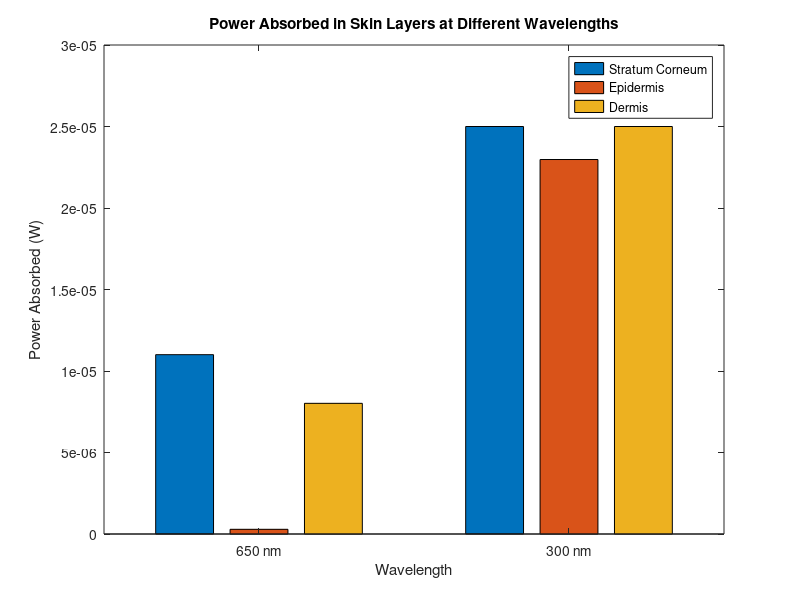
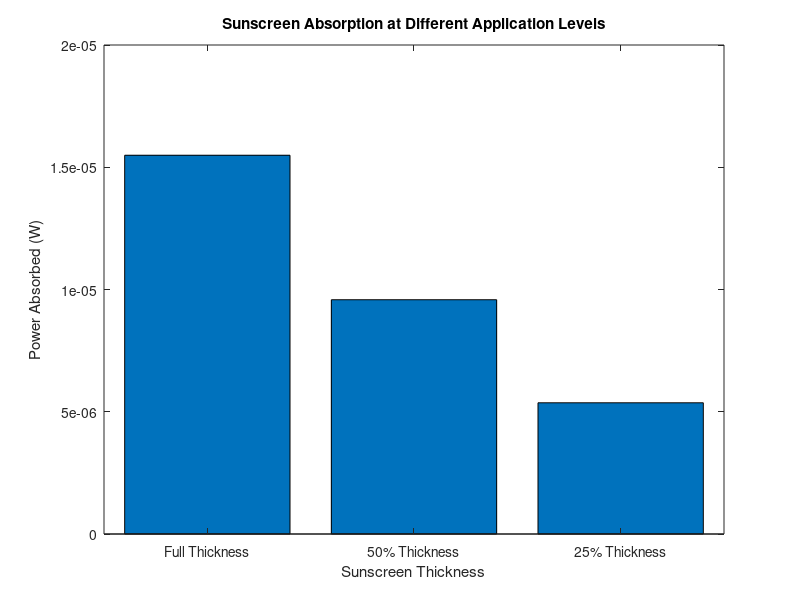

The MATLAB script that drew these images, in order:
%% Constants
% Input parameters
lambda_1 = 650e-9; % Wavelength for Task 1 (meters)
lambda_2 = 300e-9; % Wavelength for Task 2 (meters)
I0 = 1; % Irradiance (W/m^2)
surface_area = (5e-3)^2; % Skin surface area (m^2)

% Skin layer thicknesses (meters)
d_stratum = 10e-6;
d_epidermis = 60e-6;
d_dermis = 2e-3;

% Refractive indices at 650 nm
n_stratum_650 = 1.5 + 1i*0.003;
n_epidermis_650 = 1.4 + 1i*0.00001;
n_dermis_650 = 1.4 + 1i*0.00001;

% Refractive indices at 300 nm
n_stratum_300 = 1.5 + 1i*0.03;
n_epidermis_300 = 1.4 + 1i*0.001;
n_dermis_300 = 1.4 + 1i*0.006;

%% Helper Function: Calculate Absorption
function P_abs = calculate_absorption(n, d, lambda, I0, area)
    alpha = 4 * pi * imag(n) / lambda; % Absorption coefficient
    transmission = exp(-alpha * d); % Transmission through layer
    P_abs = I0 * (1 - transmission) * area; % Power absorbed
end

%% Task 1: Power Absorbed at 650 nm
P_abs_stratum_650 = calculate_absorption(n_stratum_650, d_stratum, lambda_1, I0, surface_area);
P_abs_epidermis_650 = calculate_absorption(n_epidermis_650, d_epidermis, lambda_1, I0, surface_area);
P_abs_dermis_650 = calculate_absorption(n_dermis_650, d_dermis, lambda_1, I0, surface_area);

% Display results
disp('Power Absorbed at 650 nm:');
disp(['Stratum Corneum: ', num2str(P_abs_stratum_650), ' W']);
disp(['Epidermis: ', num2str(P_abs_epidermis_650), ' W']);
disp(['Dermis: ', num2str(P_abs_dermis_650), ' W']);

%% Task 2: Power Absorbed at 300 nm
P_abs_stratum_300 = calculate_absorption(n_stratum_300, d_stratum, lambda_2, I0, surface_area);
P_abs_epidermis_300 = calculate_absorption(n_epidermis_300, d_epidermis, lambda_2, I0, surface_area);
P_abs_dermis_300 = calculate_absorption(n_dermis_300, d_dermis, lambda_2, I0, surface_area);

% Display results
disp('Power Absorbed at 300 nm:');
disp(['Stratum Corneum: ', num2str(P_abs_stratum_300), ' W']);
disp(['Epidermis: ', num2str(P_abs_epidermis_300), ' W']);
disp(['Dermis: ', num2str(P_abs_dermis_300), ' W']);

%% Task 3: Sunscreen Calculations
SPF_target = 30; % Target SPF
thickness_OC = 2e-6; % Nominal sunscreen thickness (meters)
molecular_weight_OC = 361.2; % g/mol
density_OC = 1000; % kg/m^3 (assumed to be water)

% Calculate sunscreen properties
absorption_sunscreen = 1 - 1 / SPF_target;
imaginary_index_OC = absorption_sunscreen * lambda_2 / (4 * pi * thickness_OC);
molar_concentration_OC = imaginary_index_OC * density_OC / molecular_weight_OC;

% Display sunscreen parameters
disp('Sunscreen Parameters:');
disp(['Imaginary Part of Refractive Index: ', num2str(imaginary_index_OC)]);
disp(['Molar Concentration of OC: ', num2str(molar_concentration_OC), ' mol/m^3']);

% Fixed Sunscreen Absorption with Complex Refractive Index
n_sunscreen = 1.5 + 1i * imaginary_index_OC; % Full complex index
P_abs_sunscreen_full = calculate_absorption(n_sunscreen, thickness_OC, lambda_2, I0, surface_area);
P_abs_sunscreen_50 = calculate_absorption(n_sunscreen, thickness_OC * 0.5, lambda_2, I0, surface_area);
P_abs_sunscreen_25 = calculate_absorption(n_sunscreen, thickness_OC * 0.25, lambda_2, I0, surface_area);

disp('Power Absorbed in Sunscreen:');
disp(['Full Thickness: ', num2str(P_abs_sunscreen_full), ' W']);
disp(['50% Thickness: ', num2str(P_abs_sunscreen_50), ' W']);
disp(['25% Thickness: ', num2str(P_abs_sunscreen_25), ' W']);

%% Visualization: Absorbed Power in Skin Layers
figure;
bar([P_abs_stratum_650, P_abs_epidermis_650, P_abs_dermis_650; ...
     P_abs_stratum_300, P_abs_epidermis_300, P_abs_dermis_300]);
set(gca, 'XTickLabel', {'650 nm', '300 nm'});
legend('Stratum Corneum', 'Epidermis', 'Dermis');
title('Power Absorbed in Skin Layers at Different Wavelengths');
xlabel('Wavelength');
ylabel('Power Absorbed (W)');

%% Visualization: Sunscreen Effectiveness
figure;
bar([P_abs_sunscreen_full, P_abs_sunscreen_50, P_abs_sunscreen_25]);
set(gca, 'XTickLabel', {'Full Thickness', '50% Thickness', '25% Thickness'});
title('Sunscreen Absorption at Different Application Levels');
xlabel('Sunscreen Thickness');
ylabel('Power Absorbed (W)');
